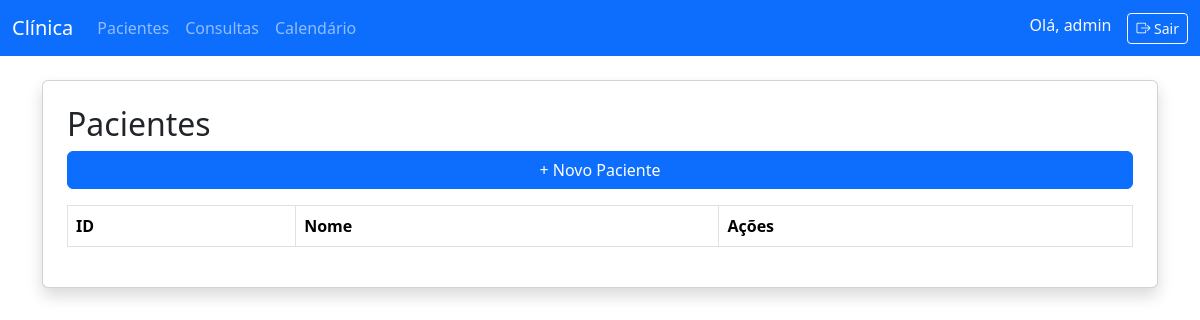
/pacientes/lista/ (signed in), run on an earlier commit of the app's database.
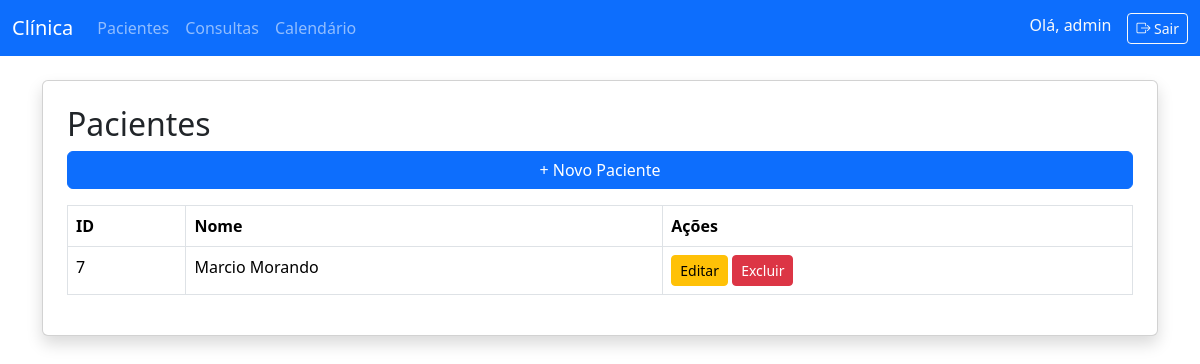
And on a later commit of the database.
### pacientes/models.py (models this page shows, shortened)
class Paciente(models.Model):
    usuario = models.ForeignKey(User, on_delete=models.CASCADE)
    nome = models.CharField(max_length=200)
    email = models.EmailField()
    telefone = models.CharField(max_length=20)
    cidade_natal = models.CharField(max_length=100)
    data_cadastro = models.DateTimeField(auto_now_add=True)
    class Meta:
        permissions = [
            ("view_own_paciente", "Can view own pacientes"),
        ]

### pacientes/views.py (the view)
# urls.py: path('lista/', views.paciente_lista, name='paciente_lista'),
@login_required
def paciente_lista(request):
    pacientes = Paciente.objects.filter(usuario=request.user)
    return render(request, 'pacientes/paciente_list.html', {'pacientes': pacientes})

### pacientes/templates/pacientes/paciente_list.html (shortened to what this page needs)
{% extends "base.html" %}
{% block content %}
<div class="card shadow p-4">
    <h2>Pacientes</h2>
    <a href="{% url 'paciente_novo' %}" class="btn btn-primary mb-3">+ Novo Paciente</a>
    <table class="table table-bordered">
        <thead>
            <tr>
                <th>ID</th>
                <th>Nome</th>
                <th>Ações</th>
            </tr>
        </thead>
        <tbody>
            {% for paciente in pacientes %}
            <tr>
                <td>{{ paciente.id }}</td>
                <td>{{ paciente.nome }}</td>
                <td>
                    <a href="{% url 'paciente_editar' paciente.pk %}" class="btn btn-warning btn-sm">Editar</a>
                    <a href="{% url 'paciente_excluir' paciente.pk %}" class="btn btn-danger btn-sm">Excluir</a>
                </td>
            </tr>
            {% endfor %}
        </tbody>
    </table>
</div>
{% endblock %}

What changed in the data, as far as the page shows it:
added Paciente: id "7", nome "Marcio Morando"
